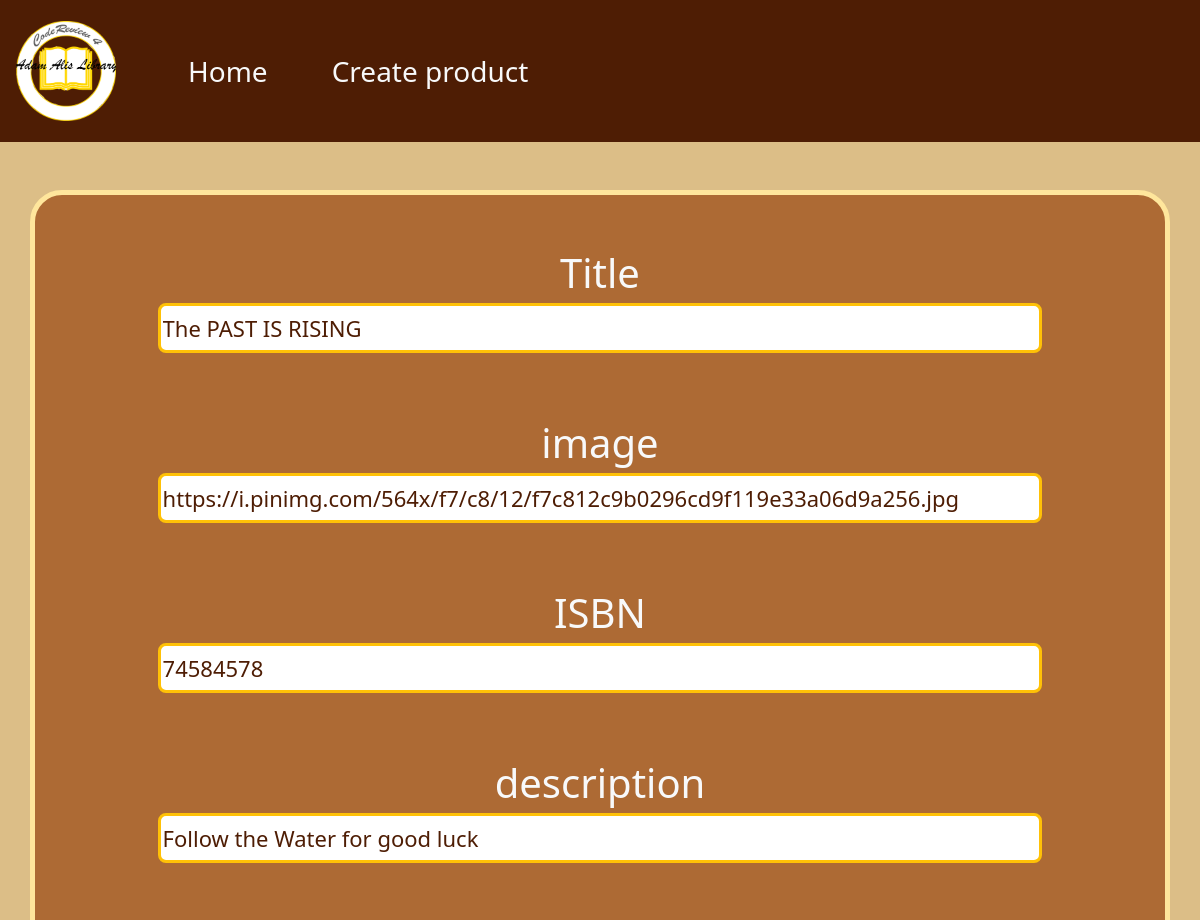
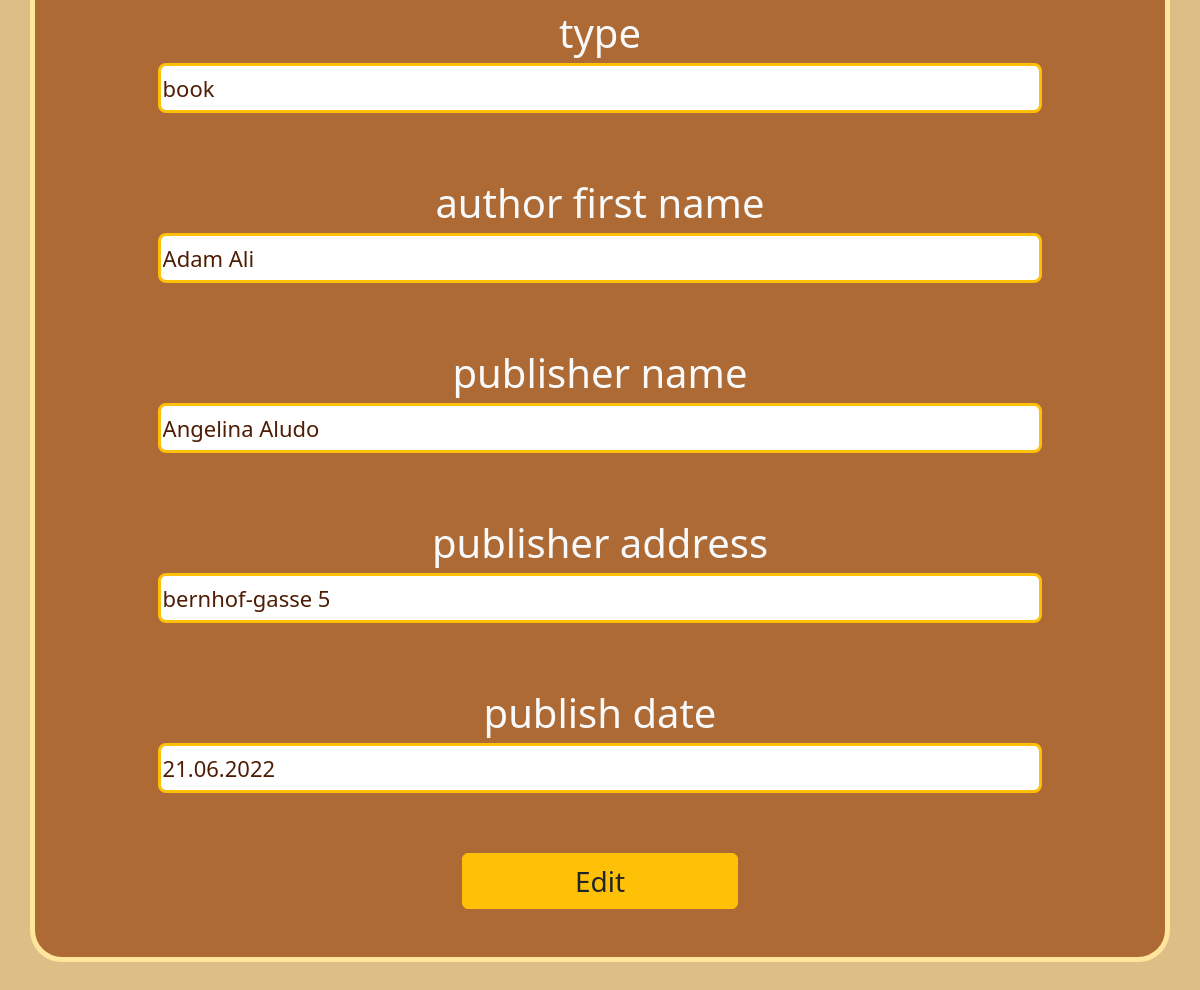
The page /update.php?media_id=6 on the database its author committed (2 pictures, top to bottom).
### tables this page shows
CREATE TABLE `media` (
  `media_id` int(11) NOT NULL,
  `title` varchar(30) NOT NULL,
  `image` varchar(255) NOT NULL,
  `ISBN` varchar(13) NOT NULL,
  `description` varchar(150) NOT NULL,
  `type` varchar(30) NOT NULL,
  `author_first_name` varchar(30) NOT NULL,
  `publisher_name` varchar(30) NOT NULL,
  `publisher_address` varchar(100) NOT NULL,
  `publish_date` varchar(10) NOT NULL
);

### update.php (the view, shortened to what this page needs)
<?php
require_once "db_connect.php";
$id = $_GET['media_id'];
$result = mysqli_query($connect, "SELECT * FROM media WHERE media_id = '$id'");
$row = mysqli_fetch_assoc($result);
?>
<!DOCTYPE html>
<html lang="en">
<head>
  <link href="https://cdn.jsdelivr.net/npm/bootstrap@5.3.0/dist/css/bootstrap.min.css" rel="stylesheet">
</head>
<body style="background-color: #dcbe87;">
<nav class="navbar navbar-expand-lg bg-body-tertiary p-0">
  <div class="container-fluid p-3" style="background-color: #4e1d04;">
    <a class="navbar-brand pe-5" href="index.php">
      <img src="./images/American_Library_Association-logo-C053B6D846-seeklogo.com.png" alt="logo.png" width="100" height="100">
    </a>
    <div class="collapse navbar-collapse" id="navbarNav">
      <ul class="navbar-nav fs-3">
        <li class="nav-item pe-5">
          <a class="nav-link text-light active" aria-current="page" href="index.php">Home</a>
        </li>
        <li class="nav-item pe-5">
        <a class="nav-link text-light" href="create.php"> Create product </a>
        </li>
      </ul>
    </div>
  </div>
</nav>
<div class="container my-5 border border-5 rounded-5 border-warning-subtle" style="background-color: #ad6a34;">
  <form method="post" class="d-flex flex-column align-items-center my-5 text-light fs-1">
    <label for="title">Title</label>
    <input class="rounded-3 border border-3 border-warning" style="width: 80%; height:50px; font-size: 22px; color: #4e1d04;" type="text" name="title" value="<?= $row["title"] ?>">
  <br>
    <label for="image">image</label>
    <input class="rounded-3 border border-3 border-warning" style="width: 80%; height: 50px;font-size: 22px; color: #4e1d04"  type="text" name="image" value="<?= $row["image"] ?>">
  <br>
    <label for="ISBN">ISBN</label>
    <input class="rounded-3 border border-3 border-warning" style="width: 80%; height: 50px;font-size: 22px; color: #4e1d04"   type="text" name="ISBN" value="<?= $row["ISBN"] ?>">
  <br>
    <label for="description">description</label>
    <input class="rounded-3 border border-3 border-warning" style="width: 80%; height: 50px;font-size: 22px; color: #4e1d04"  type="text" name="description" value="<?= $row["description"] ?>">
  <br>
    <label for="type">type</label>
    <input class="rounded-3 border border-3 border-warning" style="width: 80%; height: 50px;font-size: 22px; color: #4e1d04"   type="text" name="type" value="<?= $row["type"] ?>">
  <br>
    <label for="author_first_name">author first name</label>
    <input class="rounded-3 border border-3 border-warning" style="width: 80%; height: 50px;font-size: 22px; color: #4e1d04"  type="text" name="author_first_name" value="<?= $row["author_first_name"] ?>">
  <br>
    <label for="publisher_name">publisher name</label>
    <input class="rounded-3 border border-3 border-warning" style="width: 80%; height: 50px;font-size: 22px; color: #4e1d04"  type="text" name="publisher_name" value="<?= $row["publisher_name"] ?>">
  <br>
    <label for="publisher_address">publisher address</label>
    <input class="rounded-3 border border-3 border-warning" style="width: 80%; height: 50px;font-size: 22px; color: #4e1d04"  type="text" name="publisher_address" value="<?= $row["publisher_address"] ?>">
  <br>
    <label for="publish_date"> publish date</label>
    <input class="rounded-3 border  border-3 border-warning" style="width: 80%; height: 50px;font-size: 22px; color: #4e1d04"  type="text" name="publish_date" value="<?= $row["publish_date"] ?>">
  <br>
    <input class="btn btn-warning fs-3 w-25 text-dark" type="submit" name="edit" value="Edit">
</form>
</div>
</body>
</html>

### rows shown on the page
media: title "The PAST IS RISING", image "https://i.pinimg.com/564x/f7/c8/12/f7c812c9b0296cd9f119e33a06d9a256.jpg", ISBN "74584578", description "Follow the Water for good luck", type "book", author_first_name "Adam Ali", publisher_name "Angelina Aludo", publisher_address "bernhof-gasse 5", publish_date "21.06.2022"
